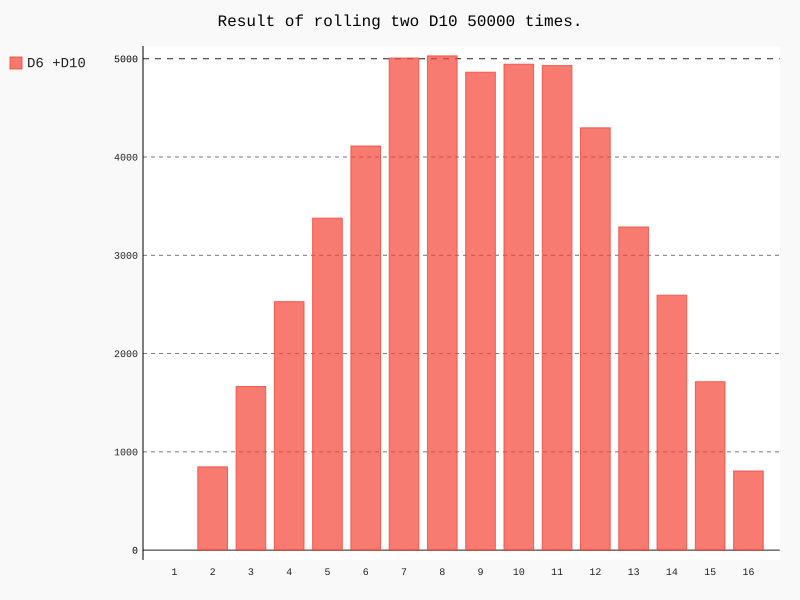

The Python source for this figure:
from die import Die
import  pygal
#类似于C++的创建一个对象   创建一个D6
die_1 = Die()
die_2 = Die(10)
#掷几次骰子并将结果存储在一个列表中

results = []
for roll_num in range(50000):
    result = die_1.roll() +die_2.roll()
    results.append(result)

#分析结果
frequencies = []
max_result = die_1.num_sides +die_2.num_sides

for value in range (1,max_result+1):
    frequency = results.count(value)
    frequencies.append(frequency)

#对结果进行可视化处理
hist = pygal.Bar()
hist.title = "Result of rolling two D10 50000 times."
hist.x_labels = ['1','2','3','4','5','6','7','8','9','10','11','12','13','14','15','16']
hist._x_title = "Result"
hist._y_title = "Frequency of Result"

hist.add('D6 +D10 ',frequencies)
hist.render_to_file('different_dice_visual.svg')




print(results)
print(frequencies)
